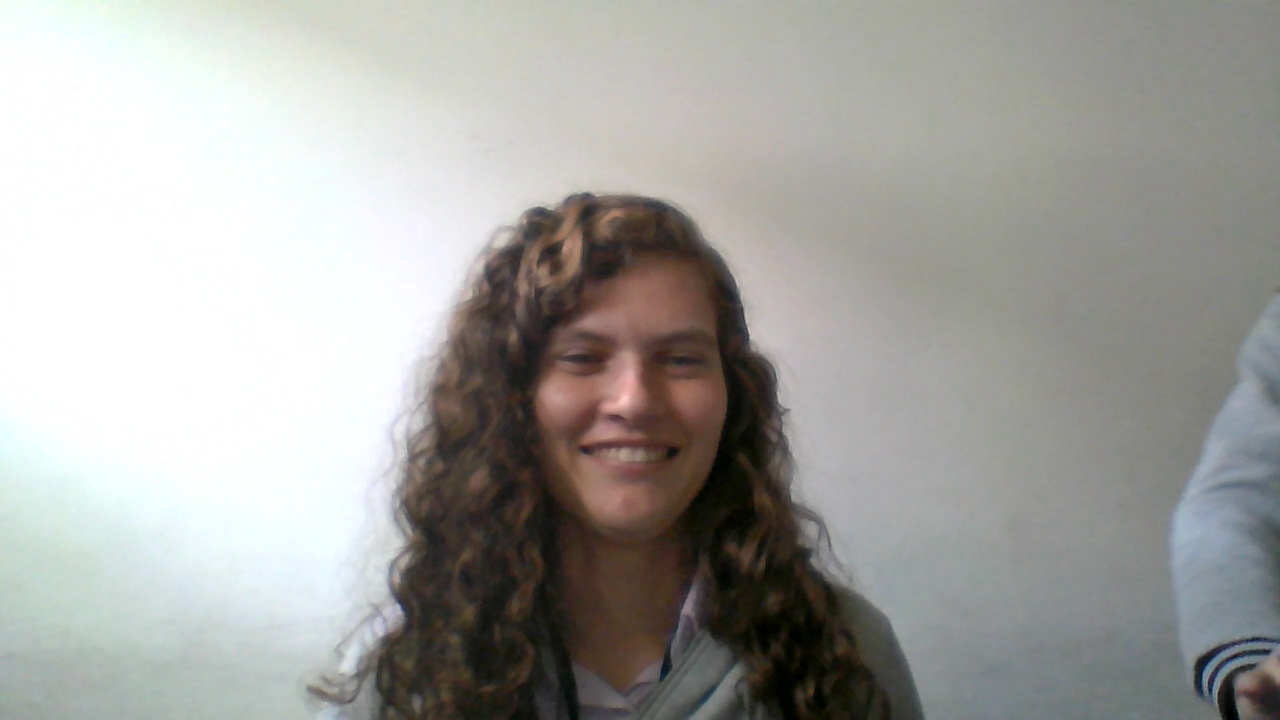
#> input picture frame 8 of codes/car.mp4, 1280 x 720 px, given in place of video_bin.mp4, which was not available
$ python main_fast.py
#> lines starting #> are read from the running program, lines starting #| are printed output that depends on the picture
# -*- coding: utf-8 -*-
"""
Spyder Editor

Este é um arquivo de script temporário.
"""

########################
########################
########################
########################
########################

#PRE_SCRIPT_ARGUMENTS
import cv2

#Project Dir
proj_dir = "N:/NeoTokyo_Data/Documents/GitHub/upgraded-eureka/codes/"

face_cascade = cv2.CascadeClassifier(proj_dir+"haarcascade_frontalface_default.xml")
train_res = (640,640)

device = '2AM'

#Existem três REC_MODE, 'LBPH', 'Fisher' e 'Eigen'. Existe um que não usa Reconhecimento, o 'null' e 'haar_only'
#rec_mode = 'Eigen'

#######################################
#######################################
#######################################
#######################################
#######################################
#######################################
#######################################
#######################################

#VIDEO SOURCE, SET 0 to Camera
#source = 0
source = proj_dir+'/midia/'+'video_bin.mp4'

def run_recognizer(rec_mode, source, frame_size):
    #Frame_size é um multiplicador, 1 para a resolução atual e 0.5 para metade, etc etc.

    ##QUICK BOOT(AVOIDS PROBLEMS INTO LOADING)
#> called with rec_mode = 'null', frame_size = 1
    video_capture = cv2.VideoCapture(source)
    if not video_capture.isOpened():
        raise Exception("Erro ao acessar fonte de vídeo")
    ret, frame = video_capture.read()
#> frame is the input picture: shape (720, 1280, 3); mean B, G, R 159.8, 163.4, 164.1
    video_capture.release()


    ##PRE LOOP SET UP
    video_capture = cv2.VideoCapture(source)
    if not video_capture.isOpened():
        raise Exception("Erro ao acessar fonte de vídeo")

    ##ADDING THE RECOGNIZER AND LOADING TRAINING DATA
    if rec_mode == 'Eigen':
        rec = cv2.face.EigenFaceRecognizer_create()

    if rec_mode == 'Fisher':
        rec = cv2.face.FisherFaceRecognizer_create()

    if rec_mode == 'LBPH':
        rec = cv2.face.LBPHFaceRecognizer_create()

    if rec_mode != 'null' and rec_mode != 'haar_only':
        rec.read(proj_dir+rec_mode+"_trainingData.yml")

    ##VIDEO LOOP SET UP
    loops = 0;

    length = int(video_capture.get(cv2.CAP_PROP_FRAME_COUNT));

    ##FRAMETIME SET UP
    import time
    frametime = ['frametime']
    frame_looplimit = 500

    ##VIDEO LOOP START
    while (ret and (loops<frame_looplimit and loops != length-1)):

        start = time.time()
        ret, frame = video_capture.read()

        ##IMG PROCESSING.Turning Image Gray (it wasnt used before and worked for detecting faces, but is needed for Recognizer)
        frame = cv2.cvtColor(frame, cv2.COLOR_BGR2GRAY)
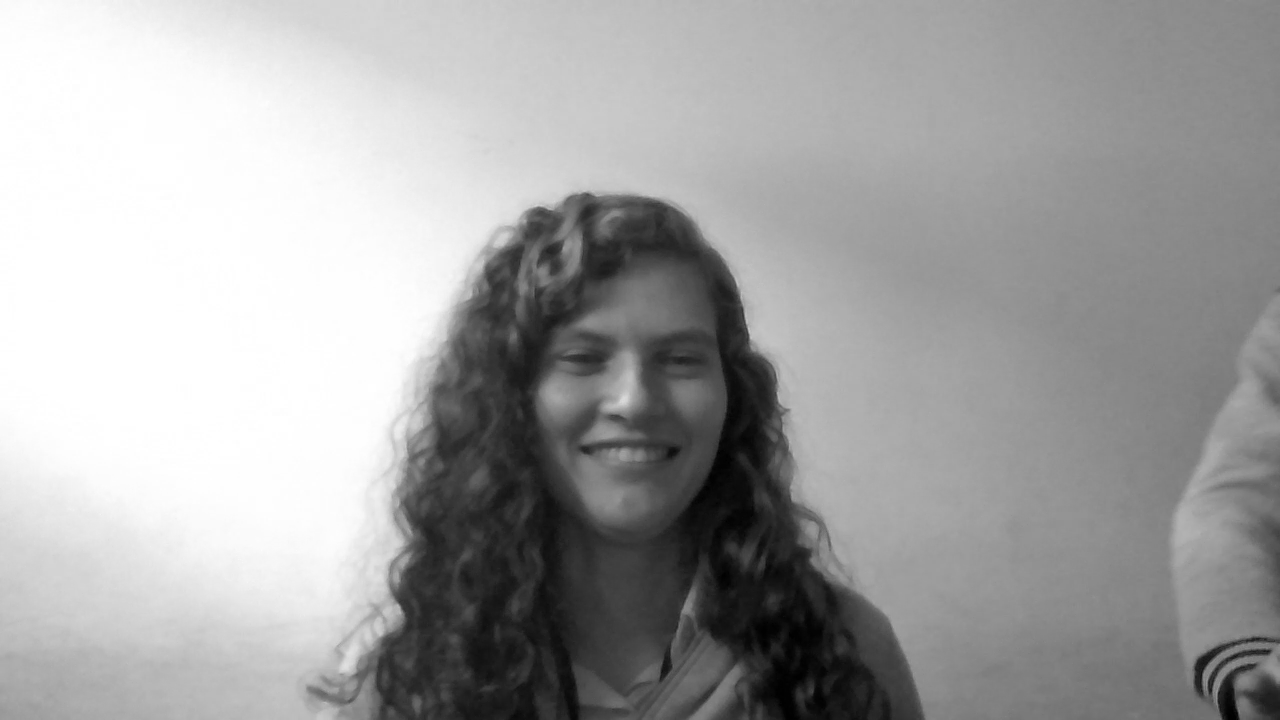
#> frame: shape (720, 1280); min 0, max 255, mean 163.2


        ##IMG PROCESSING.RESIZING - Lower Res = Higher Speed.
        #O IF não gera nenhuma mudança de tempo perceptivel no gráfico.
        if frame_size != 1:
            frame = cv2.resize(frame,   (int(frame.shape[1]*frame_size) , int(frame.shape[0]*frame_size))   )

        #Face recognition
        ##Face recognition.HaarCascate, Detecting faces
        if rec_mode != 'null':
            faces = face_cascade.detectMultiScale(
                frame,
                scaleFactor=1.3,
                minNeighbors=5
                )

            #faces = faces*1/size
            for (x, y, w, h) in faces:
                ##Face recognition.Using the Recognizer
                if rec_mode != 'null' and rec_mode != 'haar_only':
                    ids,conf = rec.predict(cv2.resize(frame[y:y+h,x:x+w], train_res ))

        end = time.time()
        seconds = end - start
        ##FrameTime.formating, 6 digit float.
        fps  = "%6f" % seconds
        frametime.append(fps)
        loops = loops + 1


    #Esse aqui é um loop extra, que eu uso para os gráficos. O gráfico é a média de uma rodada + o numero de loops abaixo.
    #O número de repetições é 1 se repeat < 2, 2 se repeat < 3, e assim por diante..
    repeat = 1
    while (repeat < 2):

        loops = 0
        video_capture = cv2.VideoCapture(source)
        if not video_capture.isOpened():
            raise Exception("Erro ao acessar fonte de vídeo")

        while (ret and (loops<frame_looplimit and loops != length-1)):
            start = time.time()
            ret, frame = video_capture.read()

            ##IMG PROCESSING.Turning Image Gray (it wasnt used before and worked for detecting faces, but is needed for Recognizer)
            frame = cv2.cvtColor(frame, cv2.COLOR_BGR2GRAY)

            ##IMG PROCESSING.RESIZING - Lower Res = Higher Speed.
            #frame_size = 1;
            if frame_size != 1:
                frame = cv2.resize(frame,   (int(frame.shape[1]*frame_size) , int(frame.shape[0]*frame_size))   )

            #Face recognition
            ##Face recognition.HaarCascate, Detecting faces
            if rec_mode != 'null':
                faces = face_cascade.detectMultiScale(
                    frame,
                    scaleFactor=1.3,
                    minNeighbors=5
                    )

                #faces = faces*1/size
                for (x, y, w, h) in faces:
                    ##Face recognition.Using the Recognizer
                    if rec_mode != 'null' and rec_mode != 'haar_only':
                        ids,conf = rec.predict(cv2.resize(frame[y:y+h,x:x+w], train_res ))

            end = time.time()
            seconds = end - start
            ##FrameTime.formating, 6 digit float.
            ##OBS: isso aqui serve pra tirar a média dos loops extras, do anterior+novo.
            fps  = "%6f" % ((float(frametime[loops+1]) + seconds)/2)
            frametime[loops+1] = fps

            loops = loops + 1

        repeat = repeat + 1
        video_capture.release()

    # Close device
    cv2.destroyAllWindows()
    video_capture.release()
    #FIM TESTE

    #Guardando em um CSV
    import pandas as pd
    pd.DataFrame(frametime).to_csv(proj_dir+"/"+rec_mode+".csv",header=None, index=None)
    return "VideoRes: "+str(frame.shape[1])+"x"+str(frame.shape[0])+" FaceRes: "+str(train_res[0])+"x"+str(train_res[1])

size = 1

null_res = run_recognizer('null',source,size)
run_recognizer('haar_only',source,size)
run_recognizer('LBPH',source,size)
run_recognizer('Eigen',source,size)
run_recognizer('Fisher',source,size)


#null_res = "Frametimes at VideoRes: 640x360 FaceRes: 640x640"
#Importando de CSV
import pandas as pd
graph_mode = 'go'

if graph_mode == 'px':
    import plotly.express as px

    df = pd.read_csv(proj_dir+'/file.csv')
    fig = px.line(df, x=df.index, y='frametime' ,title='Frametimes')

    df = pd.read_csv(proj_dir+'/file_1.csv')
    fig.add_scatter(x=df.index,y=df['frametime'], mode='lines')

if graph_mode == 'go':
    import plotly.graph_objects as go
    fig = go.Figure()

    df = pd.read_csv(proj_dir+'/null.csv')
    fig.add_trace(go.Scatter(x=df.index, y=df['frametime'] , name=device+'_SEM_RECONHECIMENTO'))

    df = pd.read_csv(proj_dir+'/haar_only.csv')
    fig.add_trace(go.Scatter(x=df.index, y=df['frametime'] , name=device+'_HaarCascade'))

    df = pd.read_csv(proj_dir+'/LBPH.csv')
    fig.add_trace(go.Scatter(x=df.index, y=df['frametime'] , name=device+'_LBPH'))

    df = pd.read_csv(proj_dir+'/Eigen.csv')
    fig.add_trace(go.Scatter(x=df.index, y=df['frametime'] , name=device+'_EigenFaces'))

    df = pd.read_csv(proj_dir+'/Fisher.csv')
    fig.add_trace(go.Scatter(x=df.index, y=df['frametime'] , name=device+'_FisherFaces'))
    #fig.show()
    fig.update_layout(
            title="Frametimes at "+null_res,
            xaxis_title="Framenumber",
            yaxis_title="Frametime")

from plotly.offline import plot
plot(fig)

$ run again, starting later in the video
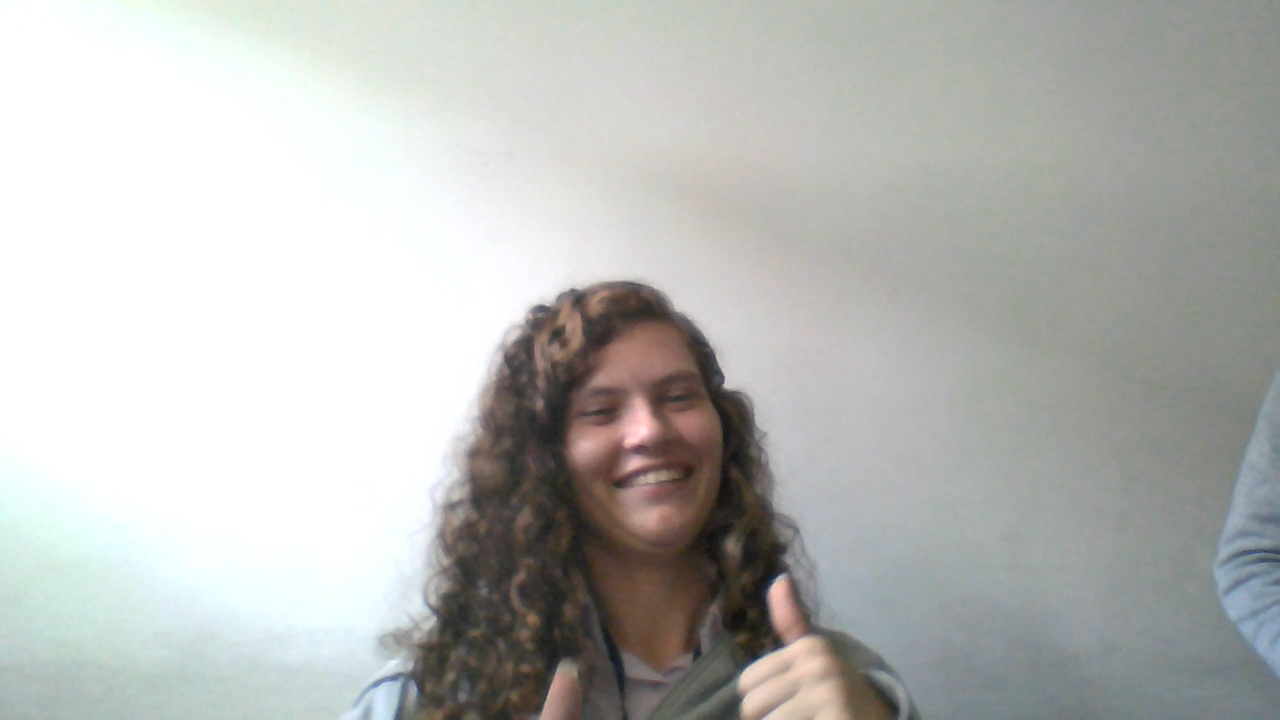
#> input picture frame 64 of codes/car.mp4, 1280 x 720 px, given in place of video_bin.mp4, which was not available
#> in run_recognizer, frame is the input picture: shape (720, 1280, 3); mean B, G, R 183, 185.6, 184.7
#> in run_recognizer, `frame = cv2.cvtColor(frame, cv2.COLOR_BGR2GRAY)`:
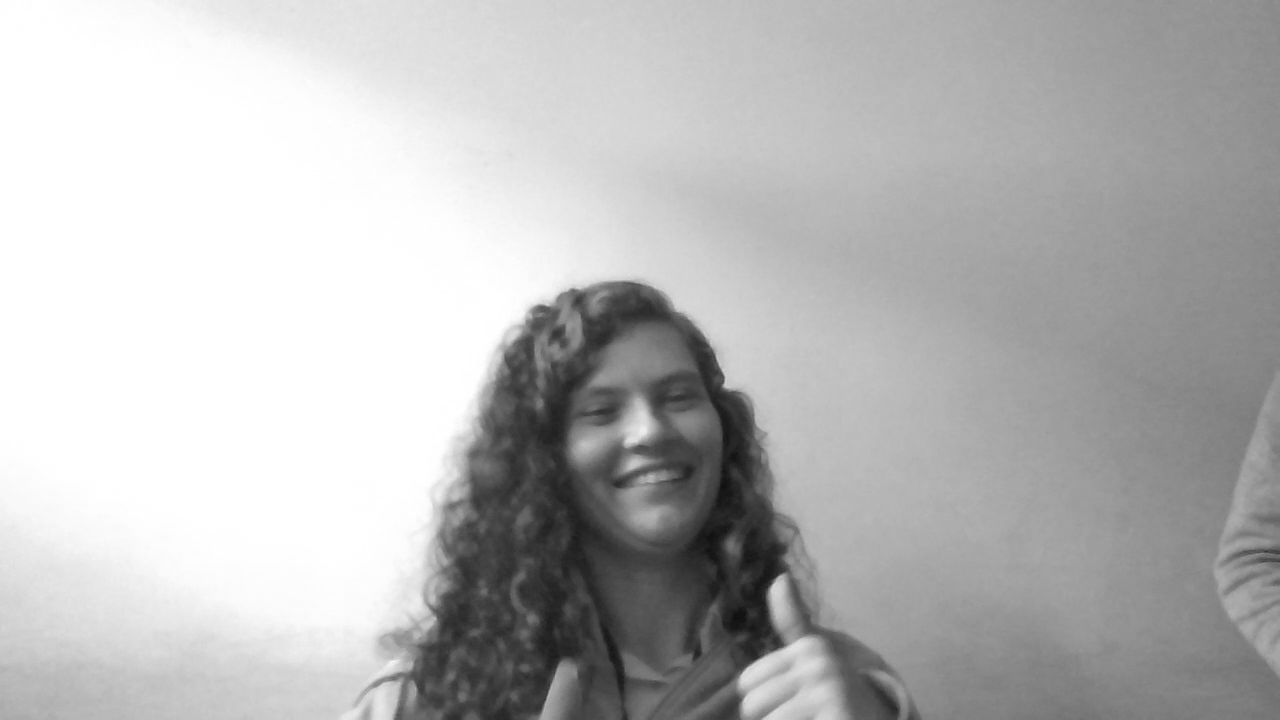
#> frame: shape (720, 1280); min 15, max 255, mean 185
